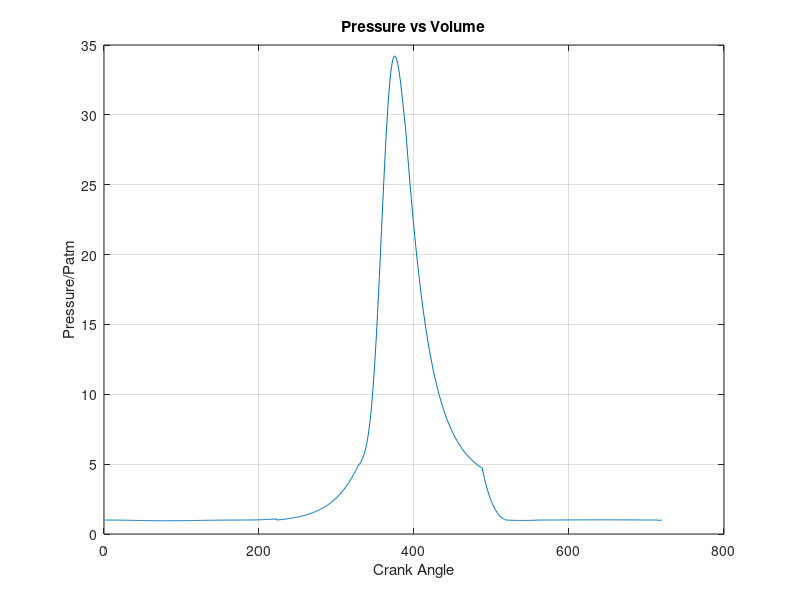
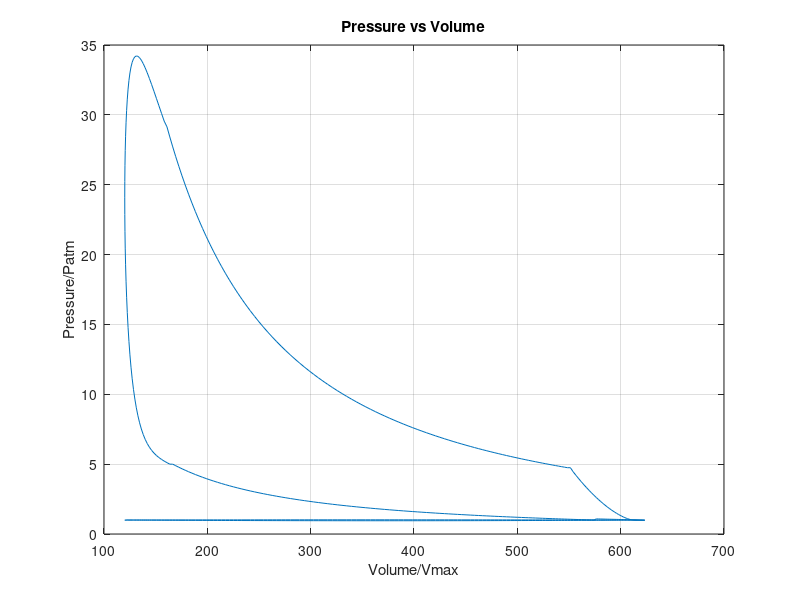
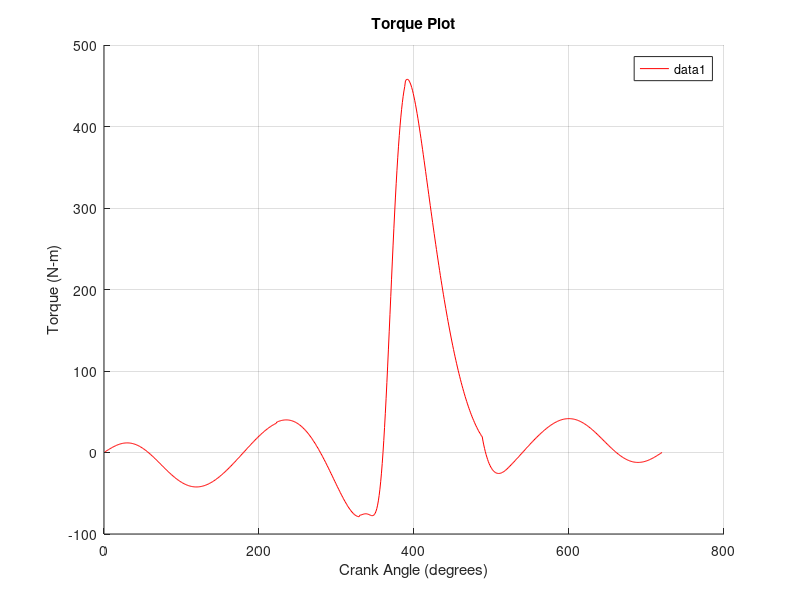
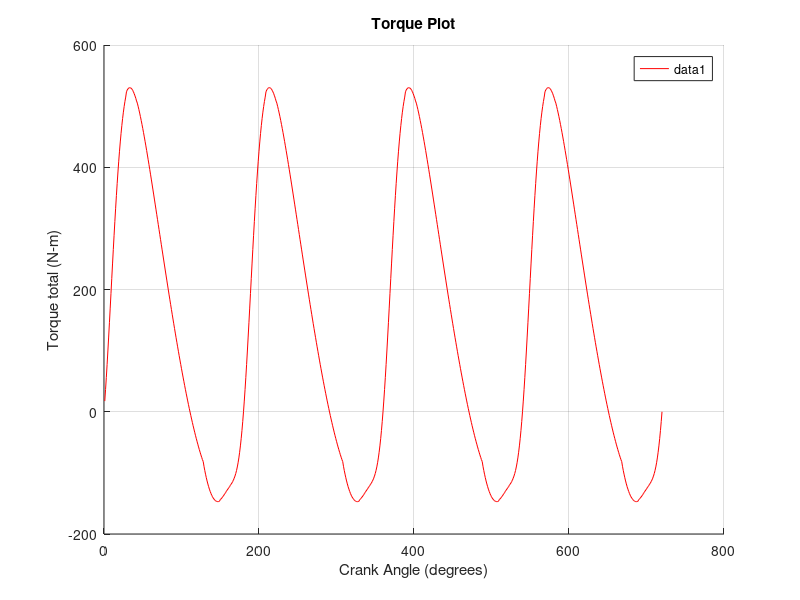

These figures' MATLAB source, in order: (Note: this script raises an error after producing the figures.)
clear all; clc

%% Load Necessary Data
load('part1.mat')

%% Variables
vol = total_volume0; 
temp = zeros(1, length(crank_angle)); 
pressure = zeros(1, length(crank_angle));
mass = zeros(1, length(crank_angle));
xb = zeros(1, combustion_end - combustion_start);

temp(compression_start) = T_initial; 

%% Numerical Analysis
while error > tolerence
    counter = counter + 1;
    %% Compression Numerical Analysis
    pressure(compression_start) = Pi;
    mi = (pressure(compression_start) * vol(compression_start)) / (R * temp(compression_start));
    mf = mi / (1 + AFR/phi);
    mass(compression_start:expansion_end) = mi;
    for i = (compression_start + 1):compression_end
        pressure(i) = (pressure(compression_start) * (vol(compression_start))^yi) / ((vol(i))^yi);
        temp(i) = (pressure(i) * vol(i)) / (mi * R);
    end

    %% Combustion Numerical Analysis
    pressure(combustion_start) = pressure(compression_end);
    temp(combustion_start) = temp(compression_end);
    
    temp(combustion_end) = (CBF * mf * Qhv) / (mi * cv) + temp(combustion_start);
    pressure(combustion_end) = (mi * R * temp(combustion_end)) / (vol(combustion_end));
    
    for i = (combustion_start):(combustion_end - 1)
        xb(i) = 1 - exp(-a * ((crank_angle(i) - combustion_start) / (combustion_end - combustion_start))^(m + 1));
        pressure(i) = (xb(i) * ((pressure(combustion_end) * vol(combustion_end)^yc) - ...
            (pressure(combustion_start) * vol(combustion_start)^yc)) + ...
            pressure(combustion_start) * vol(combustion_start)^yc) / (vol(i)^yc);
        temp(i) = (pressure(i)*(vol(i)))/(R*mass(i));
    end

    %% Expansion Numerical Analysis
    for i = (expansion_start):expansion_end
        pressure(i) = (pressure(combustion_end) * vol(combustion_end)^ye) / (vol(i)^ye);
        temp(i) = (pressure(i) * vol(i)) / (mi * R);
    end
    
    %% Exhaust Numerical Analysis
    mass(exhaust_start) = mi;
    
    pressure(exhaust_start) = pressure(expansion_end);
    temp(exhaust_start) = temp(expansion_end);

    for i = (exhaust_start + 1):exhaust_end
      mass(i)=real(mass(i-1)-(dt*((Cd*At*pressure(i-1))/(sqrt((pressure(i-1)*vol(i-1))/mass(i-1))))* ...
      ((Pe/pressure(i-1))^(1/ye))*((((2*ye)/(ye-1))*(1-(Pe/pressure(i-1))^((ye-1)/ye)))^0.5)));
      pressure(i) = ((((temp(i-1))*(mass(i))*R)/(vol(i)))^ye) * (1/((pressure(i-1))^(ye-1)));
      temp(i) = (pressure(i)*(vol(i)))/(R*mass(i));
    end

    %% Intake Numerical Analysis
    mass(intake_start) = mass(exhaust_end);
    pressure(intake_start) = pressure(exhaust_end);
    temp(intake_start) = temp(exhaust_end);
    
    for i = (intake_start + 1):intake_end    
        mass(i)=real(mass(i-1)+(dt*((Cd*At*pressure(i-1))/(sqrt(R*Taf)))*((pressure(i-1)/Pi)^(1/yi))* ...
        ((((2*yi)/(yi-1))*(1-(pressure(i-1)/Pi)^((yi-1)/yi))).^0.5)));
        xr = mass(exhaust_end)/mass(i);
        temp(i) = xr*temp(exhaust_end) + ((1- xr))*Taf;
        pressure(i) = (mass(i)*R*temp(i))/vol(i);
        %pressure(i) = Pi;
    end

    % Calculate error based on the temperature change
    error = abs(temp(intake_end) - temp(compression_start));
    temp(compression_start) = temp(intake_end);
    
    % Debugging output
    fprintf("Iteration: %d, Error: %.6f, Temp: %.2f\n", counter, error, temp(intake_end));
end

%% Force Calculation
fprintf("Converged with error %.6f after %d iterations\n", error, counter);

%% Torque %%%%%%%%%%%%%%%%%%%%%%%%%%%%%%%%%%%%%%%%%%%%%%%%%%%%%%%%%%%%%%%%%%%%%%%%%%%%%%%%%%%%%%
%% Torque Calculation
F_atm = p_atm * A_cyl;
Fg = pressure * A_cyl;

T0 = zeros(1,length(crank_angle));
a4y = -a4y;

for k= 1:length(crank_angle)
A1=[0 0 0 0 1 0 1 0; 
     0 0 0 0 0 1 0 0;
     0 0 1 0 -1 0 0 0;
     0 0 0 1 0 -1 0 0;
     0 0 AG3*cosd(coupler_angle0(k)) AG3*sind(coupler_angle0(k)) BG3*cosd(coupler_angle0(k)) BG3*sind(coupler_angle0(k)) 0 0;
     1 0 -1 0 0 0 0 0;
     0 1 0 -1 0 0 0 0;
     0 0 crank_length*cosd(crank_angle(k)) crank_length*sind(crank_angle(k)) 0 0 0 1];

B1=[0;
    m4*a4y(k)+Fg(k)-F_atm+m4*g;
    m3*a3x(k);
    m3*a3y(k)+m3*g;
    J3*alpha3(k);
    m2*a2x(k);
    m2*a2y(k)+m2*g;
    -(m2*g)*OG2*sind(crank_angle(k))];
z = linsolve(A1,B1);
T0(k) = -z(8);
end

T1 = circshift(T0, 180);
T2 = circshift(T0, 360);
T3 = circshift(T0, 540);

T_total = T0 + T1 + T2 + T3;

%% Flywheel %%%%%%%%%%%%%%%%%%%%%%%%%%%%%%%%%%%%%%%%%%%%%%%%%%%%%%%%%%%%%%%%%%%%%%%%%
%% Calculating Mean Torque
T_avg = mean(T0); %per cylinder
T_avg_total = mean(T_total); %total for engine

%% Calculating the crank angles at which the avg and instantaneous torque intersect
theta_int = find(abs(diff(sign(T0 - T_avg))) > 0);
disp('Intersection Angles (degrees):')
disp(theta_int)
theta_int = theta_int(theta_int >= combustion_start);
disp('Intersection Angles (degrees):')
disp(theta_int)

%% Calculating the Energy using trapz
integ_range = min(theta_int):max(theta_int);
integ_range_rad = integ_range * pi/180;

energy = trapz(integ_range_rad, T0(integ_range) - T_avg);

%% Calculating Interia Using Energy
Is = energy/(flywheel_cst * w2^2);

%% Calculating The Flywheel Radius
flywheel_radius = ((2 * Is) / (pi * flywheel_thickness * flywheel_density))^(1/4);

%% Calculating minimum and maximum rotational speed
w_max = (w2/2) * (flywheel_cst+2);
w_min = w2*(2-(flywheel_cst+2)/2);

% Generate the sine wave
w_fluc = ((w_max - w_min)/2) * sind(crank_angle) + w2;

%% Perfomance %%%%%%%%%%%%%%%%%%%%%%%%%%%%%%%%%%%%%%%%%%%%%%%%%%%%%%%%%%%%%%%%%%%%%%%%%%
%% Calculating Performance Characteristics
engine_work = trapz(vol, pressure); % work/cycle
power_ind = ((engine_work*(rpm/60))/nr); % indicated power in W
MEP = (power_ind*nr)/(vdisp0*1000*rpm/60); % mean effective pressure in KPa
power_fr = Pf*power_ind; % Friction power
mech_efficiency = (1-(power_fr/power_ind)); % mechanical efficiency
power_brake = mech_efficiency*power_ind; % Brake power in W
BMEP = (power_brake*nr)/(vdisp0*1000*rpm/60); % brake mean effective pressure in KPa
thermo_torque = (BMEP*vdisp0*1000)/(6.28*nr); % thermo torque in Nm
fuel_mf = (mf*(rpm/60))/nr; % fuel mass flow rate in kg/s
fuel_conv_efficiency = (engine_work)/((mf)*(Qhv)); % Fuel conversion efficiency
SFC = (fuel_mf*10^(-3))/(power_ind*10^(-3)); % specific fuel consumption in mg/J
vol_efficiency = (max(mass)/(air_density*vdisp0)); % Volumetric efficiency
piston_speed = 2*L*rpm/60; % piston speed in m/sec
Engine_power = (power_ind*4)*(10^-3); % kW

%% Displaying Performance Characteristics
fprintf('Engine Work per Cycle: %.4f J\n', engine_work);
fprintf('Indicated Power: %.4f W\n', power_ind);
fprintf('Mean Effective Pressure (MEP): %.4f kPa\n', MEP);
fprintf('Friction Power: %.4f W\n', power_fr);
fprintf('Mechanical Efficiency: %.4f\n', mech_efficiency);
fprintf('Brake Power: %.4f W\n', power_brake);
fprintf('Brake Mean Effective Pressure (BMEP): %.4f kPa\n', BMEP);
fprintf('Thermodynamic Torque: %.4f Nm\n', thermo_torque);
fprintf('Fuel Mass Flow Rate: %.4f kg/s\n', fuel_mf);
fprintf('Fuel Conversion Efficiency: %.4f\n', fuel_conv_efficiency);
fprintf('Specific Fuel Consumption (SFC): %.10f mg/J\n', SFC);
fprintf('Volumetric Efficiency: %.4f\n', vol_efficiency);
fprintf('Piston Speed: %.4f m/s\n', piston_speed);
fprintf('Engine Power: %.4f kW\n\n', Engine_power);
fprintf('Energy of flywheel: %.4f J\n', energy);
fprintf('Flywheel Radius: %.4f m\n', flywheel_radius);
fprintf('Average Torque: %.4f Nm\n\n', T_avg);

%% Transmission %%%%%%%%%%%%%%%%%%%%%%%%%%%%%%%%%%%%%%%%%%%%%%%%%%%%%%%%%%%%%%%%%%%%%%%%%%%%%%
car_max_torque = max(T0);
iA = zeros(1, length(gears_total));

%% Calculate iAmin
iAmin = (3.6 * (pi / 30) * radius_dynamic * rpm_max)/(vel_max_car);

%% Calculate iAmax
iAmax = ((car_mass*g*(friction_coef*cosd(incl_angle) + sind(incl_angle)) + ...
          car_mass*lambda*car_acc) * radius_dynamic) / (total_efficiency * car_max_torque);
      
%% Divide by the differential ratio
iAmin = iAmin / iD;
iAmax = iAmax / iD;

%% Calculate phi1 and phi2 
equations = @(phi) [(iAmin * (phi(1)^(gears_total - direct_drive)) * phi(2)^(0.5 * (gears_total - direct_drive) * ...
(gears_total - direct_drive - 1))) - 1;
                    (iAmin * (phi(1)^(gears_total - 1)) * phi(2)^(0.5 * (gears_total - 1) * (gears_total - 2))) - iAmax];


%% Solve for phi1 and phi2
solution = fsolve(equations, [1 ; 1], optimset('Display', 'iter'));

phi1=solution(1);
phi2=solution(2);
 
disp(['phi1 = ', num2str(phi1)]);
disp(['phi2 = ', num2str(phi2)]);
disp(['iAmin = ', num2str(iAmin)]);
disp(['iAmax = ', num2str(iAmax)]);

%% Calculating gear ratios 
for i=1:gears_total
    iA(i)=((iAmin * phi1^(gears_total-i))*phi2^(0.5*(gears_total-i)*(gears_total-i-1)));
end

%% Displating Gear ratios
disp('Gear Ratios (iA):');
disp(iA);

%% Plots %%%%%%%%%%%%%%%%%%%%%%%%%%%%%%%%%%%%%%%%%%%%%%%%%%%%%%%%%%%%%%%%%%%%%%%%%%%%%%%%%%%%%
%% Plotting Pressure vs theta
figure;  % Create a new figure window
plot(crank_angle, pressure/p_atm);
xlabel('Crank Angle');  % Label for x-axis
ylabel('Pressure/Patm'); % Label for y-axis 
title('Pressure vs Volume'); % Title of the plot
grid on;  % Add grid for better readability

%% Plotting Pressure vs Volume
figure;  % Create a new figure window
plot(vol*10^6, pressure/p_atm);
xlabel('Volume/Vmax');  % Label for x-axis
ylabel('Pressure/Patm'); % Label for y-axis 
title('Pressure vs Volume'); % Title of the plot
grid on;  % Add grid for better readability

%% Plotting the torque for a single cylinder
figure;
hold on;
plot(crank_angle, T0, 'r');
xlabel('Crank Angle (degrees)');
ylabel('Torque (N-m)');
legend show;
title('Torque Plot');
grid on;

%% Plotting the total torque
figure;
hold on;
plot(crank_angle, T_total, 'r');
xlabel('Crank Angle (degrees)');
ylabel('Torque total (N-m)');
legend show;
title('Torque Plot');
grid on;

%% Plotting the Torque with and without a flywheel
figure;
plot(crank_angle, T0, 'r', 'LineWidth', 1);
hold on;
plot(crank_angle, (T_avg), '-ob', 'MarkerSize', 1, 'LineWidth', 1);  
title('Torque Before and After Adding Flywheel', 'FontSize', 14);
xlabel('Crank Angle (degrees)', 'FontSize', 12);
ylabel('Torque (Nm)', 'FontSize', 12);
grid on;
legend('Torque Before Flywheel', 'Torque With Flywheel', 'Location', 'Best');
yline(0, 'k--'); 
hold off;


%% Plotting the RPM wave
figure;
plot(crank_angle, w_fluc);
yline(w2);
xlabel('Crank Angle');
ylabel('Amplitude');
title('RPM fluctuation Centered Around w2');
grid on;

%% saving data
save('part2.mat')